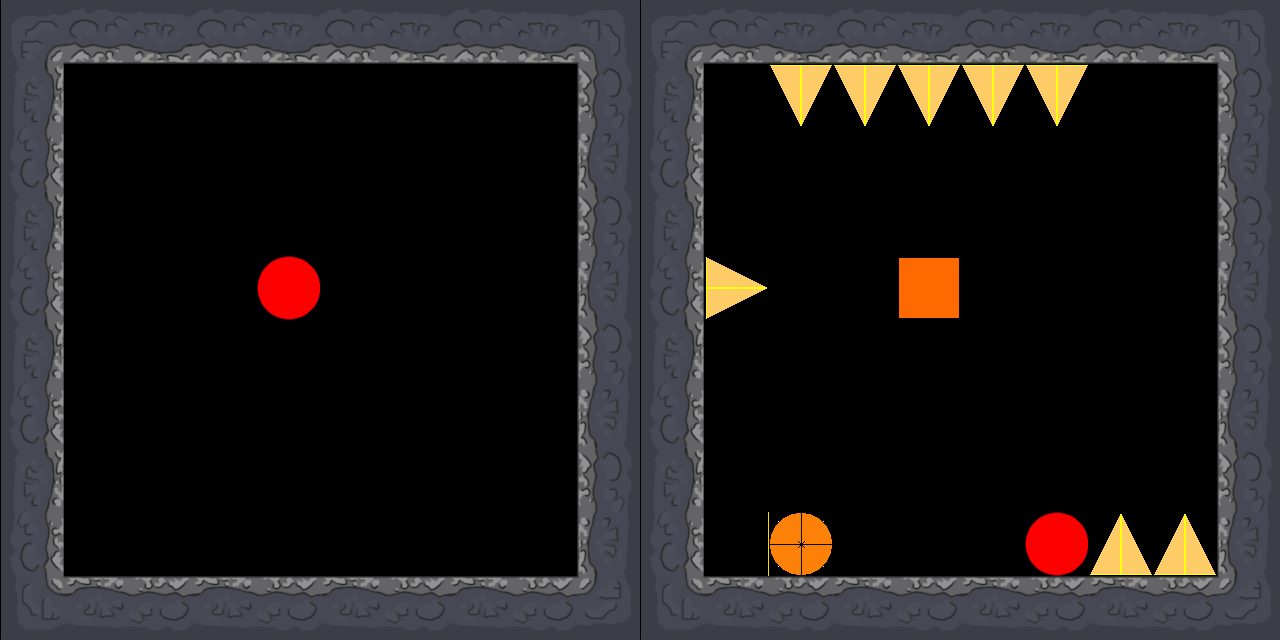

Tiled map render using the project's own tile images. Description and the whole map definition, tile-layer contents included, below:
An orthogonal 20x10 tile map with 64x64 px tiles, 1 tile layer (Tile Layer 1).

<map version="1.5" tiledversion="1.6.0" orientation="orthogonal" renderorder="right-down" width="20" height="10" tilewidth="64" tileheight="64" infinite="0" nextlayerid="2" nextobjectid="1">
 <tileset firstgid="1" source="complete_placeholder.tsx" />
 <layer id="1" name="Tile Layer 1" width="20" height="10">
  <data encoding="csv">
33,34,35,36,37,34,35,36,37,38,33,36,37,34,35,36,37,36,37,38,
63,0,0,0,0,0,0,0,0,68,63,0,244,244,244,244,244,0,0,68,
93,0,0,0,0,0,0,0,0,98,93,0,0,0,0,0,0,0,0,98,
123,0,0,0,0,0,0,0,0,128,123,0,0,0,0,0,0,0,0,128,
153,0,0,0,247,0,0,0,0,158,153,246,0,0,214,0,0,0,0,158,
63,0,0,0,0,0,0,0,0,68,63,0,0,0,0,0,0,0,0,68,
93,0,0,0,0,0,0,0,0,98,93,0,0,0,0,0,0,0,0,98,
123,0,0,0,0,0,0,0,0,128,123,0,0,0,0,0,0,0,0,128,
153,0,0,0,0,0,0,0,0,158,153,0,217,0,0,0,247,243,243,158,
183,184,185,184,185,186,187,184,185,188,183,184,185,186,187,184,185,186,187,188
</data>
 </layer>
</map>